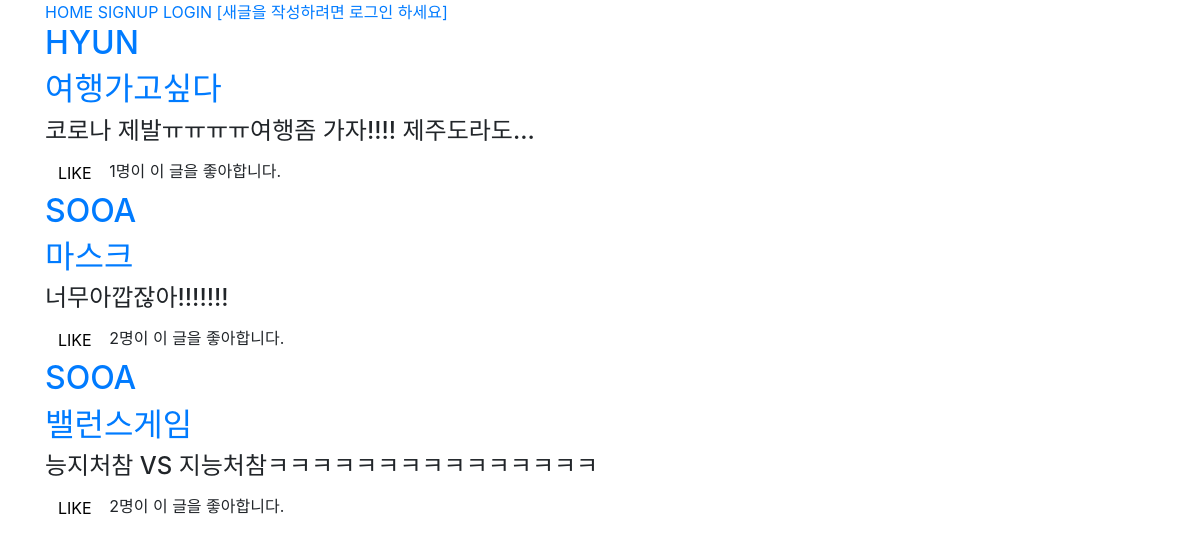
The page / on the database its author committed.
### articles/models.py (models this page shows, shortened)
class Article(models.Model):
    user = models.ForeignKey(settings.AUTH_USER_MODEL,on_delete=models.CASCADE)
    like_users = models.ManyToManyField(settings.AUTH_USER_MODEL,related_name='like_articles')
    title = models.CharField(max_length=50)
    content = models.TextField()
    created_at = models.DateTimeField(auto_now_add=True)
    updated_at = models.DateTimeField(auto_now=True)

### accounts/models.py (models this page shows)
class User(AbstractUser):
    followings = models.ManyToManyField('self',symmetrical=False,related_name='followers')

### articles/views.py (the view)
# urls.py: path('',views.index,name='index'),
def index(request):
    articles = Article.objects.all()[::-1]
    context = {
        'articles':articles,
    }
    return render(request,'articles/index.html',context)

### articles/templates/articles/index.html (shortened to what this page needs)
{% extends 'base.html' %}
{% block content %}
 {% if request.user.is_authenticated %}
    <a href="{% url 'articles:create' %}">NEW</a>
  {% else %}
    <a href="{% url 'accounts:login' %}">[새글을 작성하려면 로그인 하세요]</a>
  {% endif %}
{% for article in articles %}
  <a href="{% url 'accounts:profile' article.user %}"><h2>{{article.user}}</h2></a>
  <a href="{% url 'articles:detail' article.pk %}"><h2>{{article.title}}</h2></a>
  <h4>{{article.content}}</h4>
  <form action="{% url 'articles:like' article.pk %}"method='POST'class='d-inline'>
  {% if request.user in article.like_users.all %}
    <button class="btn btn-link" style='color:crimson;'>LIKE</button>
  {% else %}
    <button class="btn btn-link" style='color:black;'>LIKE</button>
  {% endif %}
  </form>
  {{article.like_users.all|length}}명이 이 글을 좋아합니다.
  <br>
{% endfor %}
{% endblock content %}

### rows shown on the page
Article: user "HYUN", title "여행가고싶다", content "코로나 제발ㅠㅠㅠㅠ여행좀 가자!!!! 제주도라도...", shows "LIKE", like_users.all|length "1"
Article: user "SOOA", title "마스크", content "너무아깝잖아!!!!!!!", shows "LIKE", like_users.all|length "2"
Article: user "SOOA", title "밸런스게임", content "능지처참 VS 지능처참ㅋㅋㅋㅋㅋㅋㅋㅋㅋㅋㅋㅋㅋㅋㅋ", shows "LIKE", like_users.all|length "2"
